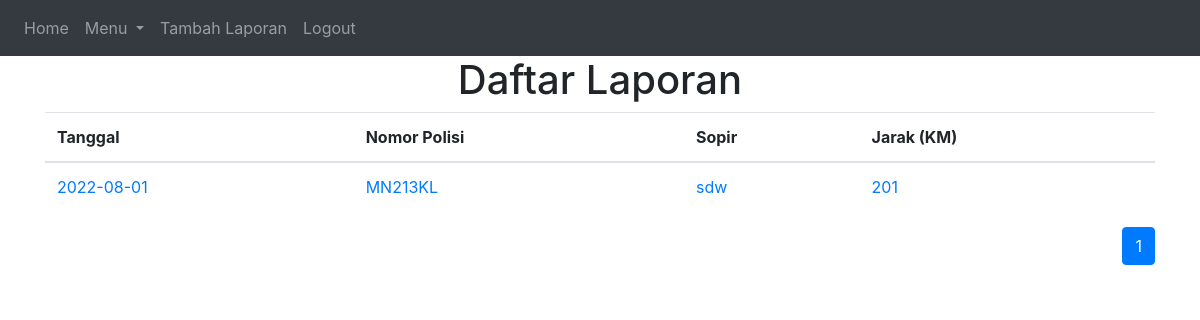
Page / (signed in) on the earlier database version.
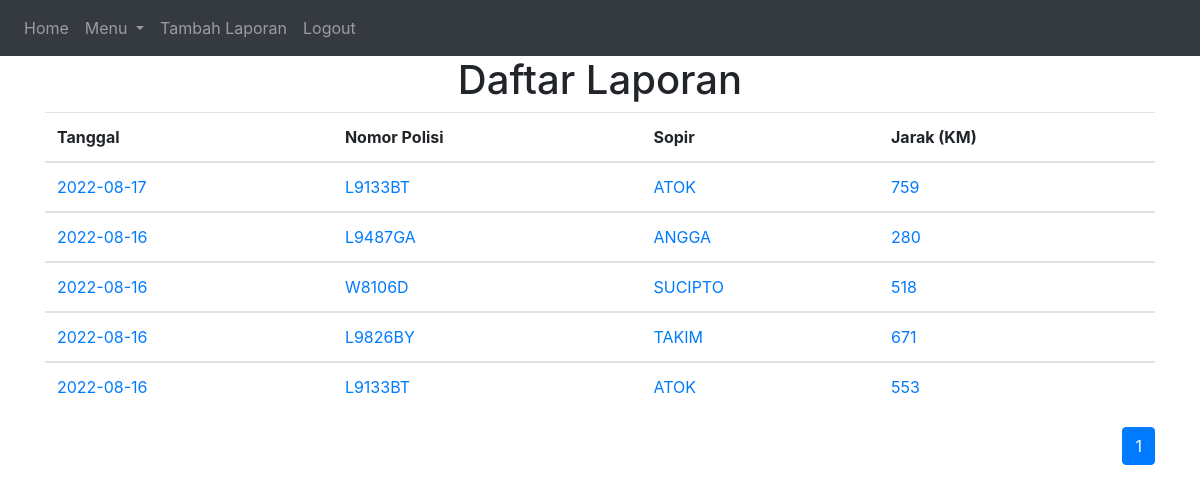
Same page on the later database version.
### website/models.py (models this page shows)
class Laporan(db.Model):
    id = db.Column(db.Integer, primary_key=True)
    tanggal = db.Column(db.Date())
    nopol = db.Column(db.String(100))
    sopir = db.Column(db.String(100))
    tujuan = db.Column(db.String(500))
    km_awal = db.Column(db.Integer)
    km_isi = db.Column(db.Integer)
    solar_awal = db.Column(db.Float)
    tujuan = db.Column(db.String(500))
    e_toll = db.Column(db.Integer)
    username = db.Column(db.String(150), db.ForeignKey('user.username'))

### website/views.py (the view)
@views.route('/', methods=['GET', 'POST'])
@login_required
def home():
    page = request.args.get('page', 1, type=int)
    list_laporan = Laporan.query.order_by(desc(Laporan.tanggal)).paginate(page = page, per_page=20)
    return render_template("home.html", user=current_user, laporan=list_laporan)

### website/__init__.py (called while the page is built)
def create_app():
    app = Flask(__name__)
    app.config['SECRET_KEY'] = '123123'
    app.config['SQLALCHEMY_DATABASE_URI'] = f'sqlite:///{DB_NAME}'
    app.config['UPLOAD_FOLDER'] = UPLOAD_FOLDER
    app.config['MAX_CONTENT_LENGTH'] = 16 * 1024 * 1024
    db.init_app(app)
    from .views import views
    from .auth import auth
    app.register_blueprint(views, url_prefix='/')
    app.register_blueprint(auth, url_prefix='/')
    from .models import User, Laporan
    create_database(app)
    login_manager = LoginManager()
    login_manager.login_view = 'auth.login'
    login_manager.init_app(app)
    @login_manager.user_loader
    def load_user(id):
        return User.query.get(int(id))
    return app

### website/templates/home.html (shortened to what this page needs)
{% extends "base.html" %} {% block title %}App Laporan Truk{% endblock %}
    {% block content %}
    <h1 align="center">Daftar Laporan</h1>
    <ul class="list-group list-group-flush" id="aktivitas">
      <table class="table table-striped-columns">
        <thead>
          <tr>
            <th scope="col">Tanggal</th>
            <th scope="col">Nomor Polisi</th>
            <th scope="col">Sopir</th>
            <th scope="col">Jarak (KM)</th>
          </tr>
        </thead>
      {% for list in laporan.items %}
        <tbody>
          <tr>
            <td><a href="{{ url_for('views.laporan', id=list.id) }}" class="link-dark">{{ list.tanggal }}</a></td>
            <td><a href="{{ url_for('views.laporan', id=list.id) }}" class="link-dark">{{ list.nopol }}</a></td>
            <td><a href="{{ url_for('views.laporan', id=list.id) }}" class="link-dark">{{ list.sopir }}</a></td>
            <td><a href="{{ url_for('views.laporan', id=list.id) }}" class="link-dark">{{ list.km_isi-list.km_awal }}</a></td>
          </tr>
        </tbody>
      {% endfor %}
      </table>
      <nav aria-label="Page navigation example">
        <ul class="pagination justify-content-end">
          {% for page_num in laporan.iter_pages(left_edge=1, right_edge=1, left_current=1, right_current=2) %}
            {% if page_num %}
              {% if laporan.page == page_num %}
              <li class="page-item active"><a class="page-link" href="{{ url_for('views.home', page=page_num) }}">{{ page_num }}</a></li>
              {% else %}
              <li class="page-item"><a class="page-link" href="{{ url_for('views.home', page=page_num) }}">{{ page_num }}</a></li>
              {% endif %}
              {% else %}
              <li class="page-item"><a class="page-link" href="{{ url_for('views.home', page=page_num) }}">...</a></li>
            {% endif %}
          {% endfor %}
        </ul>
      </nav>
    {% endblock %}

### website/templates/base.html (shortened to what this page needs)
<!DOCTYPE html>
<html>
  <head>
    <link
      rel="stylesheet"
      href="https://stackpath.bootstrapcdn.com/bootstrap/4.4.1/css/bootstrap.min.css"
    />
    <link
      rel="stylesheet"
      href="https://stackpath.bootstrapcdn.com/font-awesome/4.7.0/css/font-awesome.min.css"
    />
  </head>
  <body>
    <nav class="navbar navbar-expand-lg navbar-dark bg-dark">
      <div class="collapse navbar-collapse" id="navbar">
        <div class="navbar-nav mr-auto">
          {% if user.is_authenticated %}
          <a class="nav-item nav-link" id="home" href="/">Home</a>
          <li class="nav-item dropdown">
            <a class="nav-link dropdown-toggle" href="#" id="navbarDropdown" role="button" data-toggle="dropdown" aria-haspopup="true" aria-expanded="false">
              Menu
            </a>
          </li>
          <a class="nav-item nav-link" id="add-laporan" href="/add-laporan">Tambah Laporan</a>
          <a class="nav-item nav-link" id="logout" href="/logout">Logout</a>
          {% else %}
          <a class="nav-item nav-link" id="login" href="/login">Login</a>
          {% endif %}
        </div>
      </div>
    </nav>
    <div class="container">{% block content %} {% endblock %}</div>
  </body>
</html>

Differences in the rows shown:
added Laporan: tanggal "2022-08-17", nopol "L9133BT", sopir "ATOK", list.km_isi-list.km_awal "759"
changed Laporan: tanggal "2022-08-01" → "2022-08-16"; nopol "MN213KL" → "L9487GA"; sopir "sdw" → "ANGGA"; list.km_isi-list.km_awal "201" → "280"
added Laporan: tanggal "2022-08-16", nopol "W8106D", sopir "SUCIPTO", list.km_isi-list.km_awal "518"
added Laporan: tanggal "2022-08-16", nopol "L9826BY", sopir "TAKIM", list.km_isi-list.km_awal "671"
added Laporan: tanggal "2022-08-16", nopol "L9133BT", sopir "ATOK", list.km_isi-list.km_awal "553"
